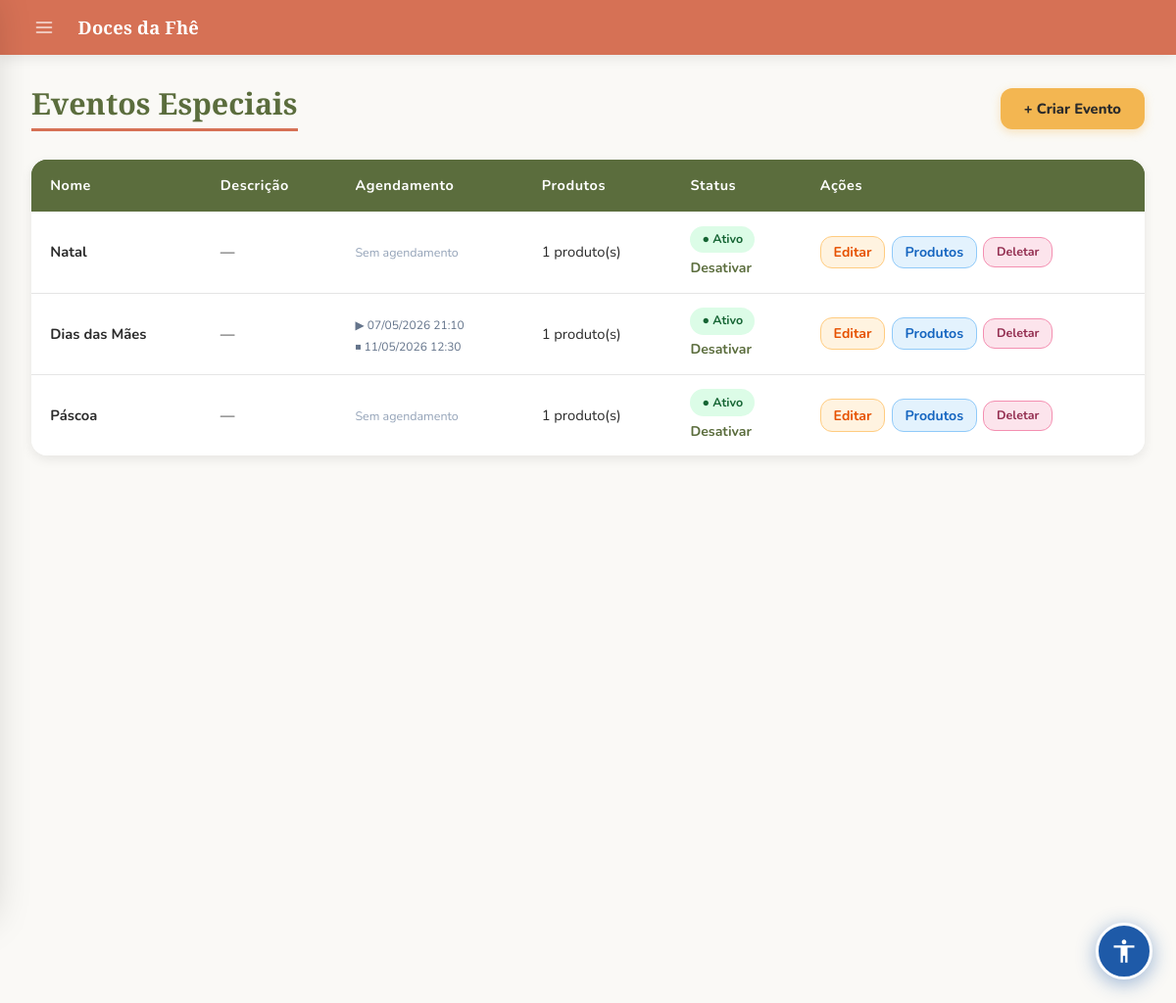
The app's page /special/eventos (signed in), older data.
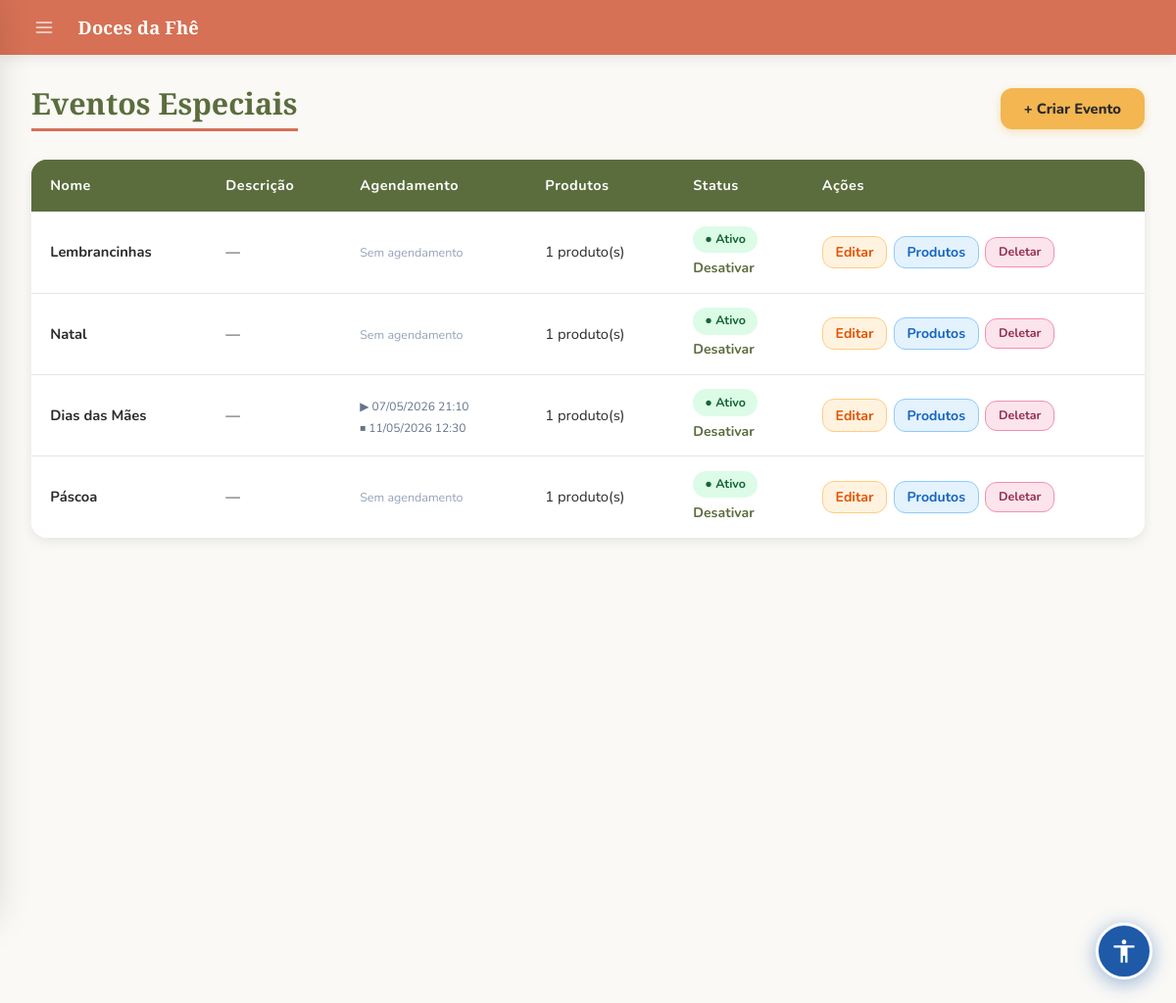
The same page, newer data.
### models.py (models this page shows, shortened)
class EventoEspecial(db.Model):
    __tablename__ = "eventos_especiais"
    id          = db.Column(db.Integer, primary_key=True)
    nome        = db.Column(db.String(100), nullable=False, unique=True)
    descricao   = db.Column(db.String(300), nullable=True)
    ativo       = db.Column(db.Boolean, default=True)
    data_inicio = db.Column(db.DateTime, nullable=True)  # None = sem restrição de início
    data_fim    = db.Column(db.DateTime, nullable=True)  # None = sem restrição de fim
    created_at  = db.Column(db.DateTime, default=datetime.utcnow)
    produtos = db.relationship('ProdutoEspecial', backref='evento', lazy=True, cascade='all, delete-orphan')
    @property
    def status_agendamento(self):
        if not self.ativo:
            return 'inativo'
        agora = datetime.now()
        if self.data_inicio and agora < self.data_inicio:
            return 'programado'
        if self.data_fim and agora > self.data_fim:
            return 'encerrado'
        return 'ativo'

### app.py (the view)
@app.route('/special/eventos')
@login_required
@admin_required
def listar_eventos():
    eventos = EventoEspecial.query.order_by(EventoEspecial.created_at.desc()).all()
    return render_template('special/eventos.html', eventos=eventos)

### app.py (called while the page is built)
def admin_required(f):
    @wraps(f)
    def decorated_function(*args, **kwargs):
        if not current_user.is_authenticated or not current_user.is_admin:
            flash("Acesso negado. São necessárias permissões de administrador.", "error")
            return redirect(url_for('dashboard'))
        return f(*args, **kwargs)
    return decorated_function

@login_manager.user_loader
def load_user(user_id):
    return User.query.get(int(user_id))

@app.context_processor
def inject_globals():
    if current_user.is_authenticated:
        total_itens = db.session.query(
            db.func.sum(CarrinhoItem.quantidade)
        ).filter_by(user_id=current_user.id).scalar() or 0
    else:
        total_itens = 0
    site_config = SiteConfig.query.first()
    return dict(carrinho_total=total_itens, site_config=site_config)

### templates/special/eventos.html (shortened to what this page needs)
{% extends "admin/base.html" %}
{% block styles %}
<link rel="stylesheet" href="{{ url_for('static', filename='admin.css') }}">
{% endblock %}
{% block content %}
<div class="evento-header">
  <div class="evento-titulo">
    <h2>Eventos Especiais</h2>
  </div>
  <div class="evento-acoes">
    <a href="{{ url_for('criar_evento') }}" class="btn-primary">+ Criar Evento</a>
  </div>
</div>
{% if eventos %}
<table cellpadding="10">
  <thead>
    <tr>
      <th>Nome</th>
      <th>Descrição</th>
      <th>Agendamento</th>
      <th>Produtos</th>
      <th>Status</th>
      <th>Ações</th>
    </tr>
  </thead>
  <tbody>
    {% for evento in eventos %}
    {% set st = evento.status_agendamento %}
    <tr>
      <td><strong>{{ evento.nome }}</strong></td>
      <td>{{ evento.descricao[:50] ~ '…' if evento.descricao and evento.descricao|length > 50 else (evento.descricao or '—') }}</td>
      <td>
        {% if evento.data_inicio or evento.data_fim %}
          <div class="ev-agenda-info">
            {% if evento.data_inicio %}▶ {{ evento.data_inicio.strftime('%d/%m/%Y %H:%M') }}{% else %}▶ Agora{% endif %}
          </div>
          <div class="ev-agenda-info">
            {% if evento.data_fim %}⏹ {{ evento.data_fim.strftime('%d/%m/%Y %H:%M') }}{% else %}⏹ Sem fim{% endif %}
          </div>
        {% else %}
          <span style="color:#94a3b8; font-size:.78rem;">Sem agendamento</span>
        {% endif %}
      </td>
      <td>{{ evento.produtos | length }} produto(s)</td>
      <td>
        {% if st == 'ativo' %}
          <span class="ev-status ativo">● Ativo</span>
        {% elif st == 'programado' %}
          <span class="ev-status programado">⏰ Programado</span>
        {% elif st == 'encerrado' %}
          <span class="ev-status encerrado">✓ Encerrado</span>
        {% else %}
          <span class="ev-status inativo">✕ Inativo</span>
        {% endif %}
        <br>
        <a href="{{ url_for('toggle_evento_ativo', id=evento.id) }}"
           style="font-size:.72rem; color:#5B6D3D; text-decoration:underline; margin-top:.3rem; display:inline-block;">
          {{ 'Desativar' if evento.ativo else 'Ativar' }}
        </a>
      </td>
      <td>
        <div class="acoes-wrap">
          <a href="{{ url_for('editar_evento', id=evento.id) }}" class="btn-acao btn-toggle">Editar</a>
          <a href="{{ url_for('listar_produtos_especiais', evento_id=evento.id) }}" class="btn-acao btn-editar">Produtos</a>
          <form method="POST" action="{{ url_for('deletar_evento', id=evento.id) }}" style="display:inline;"
                onsubmit="return confirm('Deletar o evento {{ evento.nome }}? Todos os produtos vinculados serão removidos.')">
            <button type="submit" class="btn-acao btn-deletar">Deletar</button>
          </form>
        </div>
      </td>
    </tr>
    {% endfor %}
  </tbody>
</table>
{% else %}
  <p style="color:#64748b; margin-top:1.5rem;">Nenhum evento criado ainda. Clique em <strong>+ Criar Evento</strong> para começar.</p>
{% endif %}
{% endblock %}

Row changes from the older to the newer data that the page shows:
added EventoEspecial: nome "Lembrancinhas", descricao "—", shows "Sem agendamento", produtos|length "1", ativo "Desativar"
